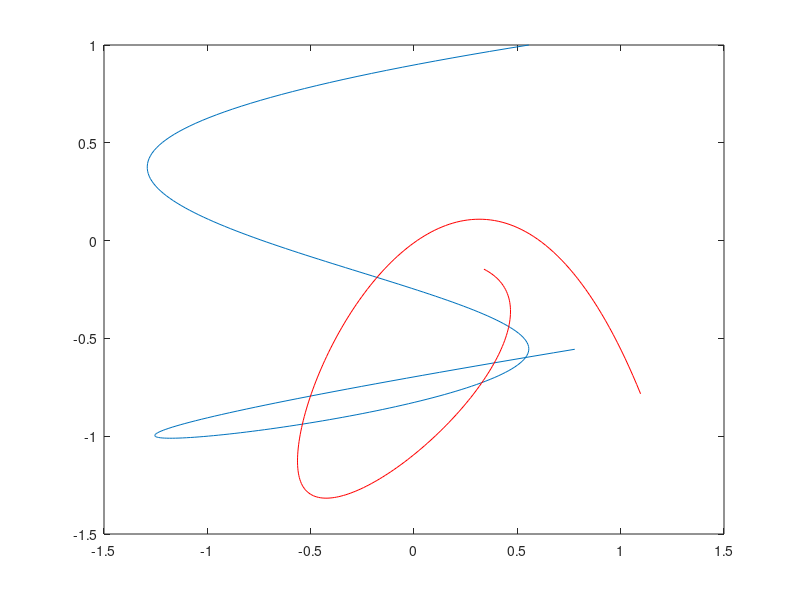

The MATLAB script that drew this image: (Note: a time limit stopped this script after it produced the figure.)

function [] = genCurves_v3()
%%

% Version history

% matlab_line_drawings
% randomly samples knot grid (2D cartesian feature space) to draw
% parametrically controlled curves per Thomas' algorith

% Dave's code.  Interestingly, Dave had chatGPT translate Python into
% Matlab.  Then checked that it worked. Thomas noticed some potential
% oddities in the algorithm, needs a look over

% gendcurves
% converting to function to generate sets of curves for each block.
% Alternating curve complexity (smooth, rough) over blocks, and outputting
% png files to be loaded by MovieGraphic in monkeyLoogic. corr_RL v3
% modified to work with these images.

% Algorithm walk-through:
% 1. define a curve_of_origin (circle)
% 2. call sample_knots(), picks random set of xy positions from knot grid
% 3. call upsample() to define 'endcurve' by computing spline between the random knots
% 4. repeat steps 2 and 3 to generate a second curve
% 5. invoke secrete mathematical incantations to make the second curve
% orthogonal to the first, 'orthocurve'
% 7. Sample curves along a 'manifold' (line through the feature space).
% Method for sampling manifold:
% a. Generate a vector of scaling values (t) from -1 to +1
% b. Loop through 't', each iter multiply endcurve by t (scale endcurve)
% c. Add scaled endcurve to curve_of_origin
% d. This produces a smooth_sequence of 'samples' along the manifold
% e. Add this sequence to an image stack to make a movie
% e. To examine effect of correlation on learning, generate rough_sequence
% f. Create random vector of scaling values 't'
% g. Multiple random t's by orthocurve to sample noise manifold
% h. Collect these into image stack, produces a jumpy movie

% Embedding curves in task context:
% 1. Generate two curves for each block
% 2. Associate one curve with L key, the other with R key
% 3. Subjects learn to map curves to keys
% 4. Vary curve complexity over blocks by alternately showing
% smooth_sequence and rough_sequence movies.

% This first version of the task is trivial, almost no learning.
% Perceptual system immediately discriminates curves (visually distinct)
% and with very little trial and error learns to map curves to keys

% genCurves_v2:
% Next steps, after speaking with Thomas
% 1. Associate L and R keys (states) with opposite halves of the continuum
% of curves along a single manifold.
% 2. Never show the same curve twice, need to learn the manifold rather
% than any individual visual pattern.
% 3. Do this by discretizing manifold segments on each side of the middle
% point (decision boundary), and build a movie only out of that segment
% 4. This is all single manifold
% 5. Use ortho manifold to dissociate reward state from feature correlation
% 6. Do this by adding in varying amounts of ortho curve.
% 7. Use quantity of orthocurve added in to modulate the degree of noise
% (if ortho component is unrelated to response/reward), or to dissociate
% feature correlation (endcurve) from RPE (orthocurve).  That is, determine
% response (L/R key) and reward probability based on sign and magnitude of
% orthocurve addition

% genCurves_v3: 
% modified to vary balance between tvals scaling main (signal) and
% ortho (noise) manifolds at the block level.


% set curveParams structure

curveParams.nBlocks = 10;
curveParams.nStates = 2;

curveParams.n_tvals_main = 12;
curveParams.n_tvals_ortho = 12;

curveParams.size_of_knot_grid = 10;
curveParams.low = -1;
curveParams.high = 1;
knot_grid = make_knot_grid(curveParams.size_of_knot_grid, curveParams.low, curveParams.high);
curveParams.max_knot_number = 10;
curveParams.D = 256; % resolution_of_curves
curveParams.K = 2; % number of axes in curve space that we will sample
% curveParams.S = 1; % number of "exposures" to generate - not used presently
curveParams.save_png = true;
curveParams.plotCurveSeq = true;

curveParams.n_knot_points = 5;
% curveParams.n_knot_points = 2;

% Specify the "curve of origin"
curve_of_origin = zeros(curveParams.D, 2);

% Circle
rng = (0:curveParams.D-1)' / curveParams.D * 2 * pi;
curve_of_origin(:, 1) = sin(rng);
curve_of_origin(:, 2) = cos(rng);
radius = 0.1 * (curveParams.high - curveParams.low);
curve_of_origin = curve_of_origin * radius;
% oXY = xy2stacked(curve_of_origin);

% --- t val ranges to control mixtures of signal (main) and noise (ortho)
% manifolds 
cuveParams.t_limit_large = 1;
cuveParams.t_limit_small = 0.25;
cuveParams.t_limit_offset = 0.5;

for b = 1:curveParams.nBlocks

    % --- BLOCK LEVEL operations
    % compute endcurve (signal) and orthocurve (noise or reward) for this block

    % define random endcurve
    knots = sample_knots(knot_grid, curveParams.n_knot_points, false);
    [endcurve, ~] = upsample(knots, curveParams.D);

    % define random orthocurve
    el = sum(sum(endcurve .* endcurve));
    knots = sample_knots(knot_grid, curveParams.n_knot_points, false);
    [other_curve, ~] = upsample(knots, curveParams.D);
    orthocurve = sum(sum(other_curve .* endcurve)) * endcurve / el - other_curve;
    fprintf('check: %.2f\n', sum(sum(orthocurve .* endcurve)));

    % plot endcurve and orthocurve
    f = figure;
    plot(endcurve(:, 1), endcurve(:, 2));
    hold on;
    plot(orthocurve(:, 1), orthocurve(:, 2), 'r');

    if curveParams.save_png
        cd blockstim
        fn = strcat('b', num2str(b), '_endCurve(blue)_orthoCurve(red).png');
        print(f, fn, '-dpng');
        cd ..
    end

    % --- SET BLOCK LEVEL VARIABLES that modify curve movies

    if mod(b, 2) ~= 0  % odd block num

        state1_main_lowerT = -cuveParams.t_limit_large;
        state1_main_upperT = 0;
        state1_ortho_lowerT = -cuveParams.t_limit_small;
        state1_ortho_upperT = cuveParams.t_limit_small;

        state2_main_lowerT = 0;
        state2_main_upperT = cuveParams.t_limit_large;
        state2_ortho_lowerT = -cuveParams.t_limit_small;
        state2_ortho_upperT = cuveParams.t_limit_small;

        snrLevel = 'high';


    else % even block num

        state1_main_lowerT = -cuveParams.t_limit_small;
        state1_main_upperT = 0;
        state1_ortho_lowerT = -cuveParams.t_limit_large;
        state1_ortho_upperT = cuveParams.t_limit_large;

        state2_main_lowerT = 0;
        state2_main_upperT = cuveParams.t_limit_small;
        state2_ortho_lowerT = -cuveParams.t_limit_large;
        state2_ortho_upperT = cuveParams.t_limit_large;

        snrLevel = 'low';

    end


    for s = 1:curveParams.nStates  % 2 states per block (L/R response)

        % --- STATE LEVEL operations
        % discretize scaling variable, t, to generate unique, nonoverlapping
        % curve movies for this state corresponding to curve samples in windows
        % along manifold

        % set limits on t for this state. States 1 and 2 correspond to first
        % and second halves of manifold for now
        switch s
            case 1
                main_lowerT = state1_main_lowerT;
                main_upperT = state1_main_upperT;
                ortho_lowerT = state1_ortho_lowerT;
                ortho_upperT = state1_ortho_upperT;
            case 2
                main_lowerT = state2_main_lowerT;
                main_upperT = state2_main_upperT;
                ortho_lowerT = state2_ortho_lowerT;
                ortho_upperT = state2_ortho_upperT;
        end

        % --- set range of t values specifying weights with which endcurve
        % and orthocurve are summed to produce individual curves
        curveParams.endcurve_t = interp1([1, curveParams.n_tvals_main], [main_lowerT, main_upperT], 1:curveParams.n_tvals_main);
        curveParams.orthocurve_t = interp1([1, curveParams.n_tvals_ortho], [ortho_lowerT, ortho_upperT], 1:curveParams.n_tvals_ortho);

        % build a 2D matrix of curves defined by endcurve and orthocurve t
        % values
        for ec = 1 : length(curveParams.endcurve_t)
            for oc = 1 : length(curveParams.orthocurve_t)
                state_curves(ec, oc, :, :) = curve_of_origin + (curveParams.endcurve_t(ec) * endcurve) + (curveParams.orthocurve_t(oc) * orthocurve);
            end
        end

        if curveParams.plotCurveSeq
            lim = 1.5;
            limx = [-lim, lim];
            limy = [-lim, lim];

            f = figure;

            for ec = 1: length(curveParams.endcurve_t)
                for oc = 1: length(curveParams.orthocurve_t)
                    subplot(length(curveParams.orthocurve_t), length(curveParams.endcurve_t), (ec-1)*length(curveParams.orthocurve_t)+oc);
                    x = state_curves(ec,oc,:,1);
                    x = squeeze(x);
                    y = state_curves(ec,oc,:,2);
                    y = squeeze(y);
                    plot(x,y);
                    xlim(limx);
                    ylim(limy);
                    axis off;
                    axis equal;

                end
            end

            if curveParams.save_png
                cd blockstim
                fn = strcat('b', num2str(b), '_s', num2str(s), '_main(x-axis)_ortho(y-axis)_curveSeq.png');
                print(f, fn, '-dpng');
                cd ..
            end

        end


        if curveParams.save_png

            for ec = 1: length(curveParams.endcurve_t)
                for oc = 1: length(curveParams.orthocurve_t)
                    f = figure;
                    x = state_curves(ec,oc,:,1);
                    x = squeeze(x);
                    y = state_curves(ec,oc,:,2);
                    y = squeeze(y);
                    plot(x,y);
                    xlim(limx);
                    ylim(limy);
                    axis off;
                    axis equal;
                    %--- SAVE PNG
                    cd blockstim
                    fn = buildFilename(curveParams, b, s, ec, oc, snrLevel);
                    % f is figure object, if not included in print command, prints
                    % last ML screen changed, eg user, as png file
                    print(f, fn, '-dpng');
                    close;
                    % changedir back to working directory
                    cd ..
                end
            end

        end

    end  % nStates
end  % nBlocks


% --- SAVE PARAMS FILE FOR ML TO READ IN

cd blockstim
save('curveParams.mat', "curveParams");

cd ..




end




%%
% Utilities for generating curves

function fn = buildFilename(curveParams, b, s, ec, oc, snrLevel);

blockstr = strcat('_b', num2str(b), '_');
statestr = strcat('s', num2str(s), '_');
mainstr = strcat('ec_', num2str(ec), '_');
orthostr = strcat('oc_', num2str(oc), '.png');
snrStr = strcat('snr_', snrLevel);

fn = strcat(snrStr, blockstr, statestr, mainstr, orthostr);

bob = 1;


end


% function stacked = xy2stacked(xy)
%     n = size(xy, 1);
%     stacked = reshape(xy', [n*2, 1]);
% end

function xy = stacked2xy(stacked)
assert(mod(length(stacked), 2) == 0);
n = length(stacked) / 2;
xy = reshape(stacked, [2, n])';
end

function segmented = stacked2segmented(curve)
n_points = length(curve) / 2;
assert(mod(n_points, 1) == 0);
x1_idx = 1:n_points-1;
x2_idx = 2:n_points;
y1_idx = x1_idx + n_points;
y2_idx = x2_idx + n_points;
segmented = [curve(x1_idx), curve(x2_idx), curve(y1_idx), curve(y2_idx)];
end

function probes_nxy = linear_probe_set(lim, num, center, dash)
if nargin < 3
    center = [0, 0];
end
if nargin < 4
    dash = false;
end

cnt = 1;
base_probes = 6 * num;
if dash
    num_probes = base_probes * (1 + dash);
else
    num_probes = base_probes;
end
probes_nxy = zeros(num_probes, 2, 2);
fprintf('making %d probes\n', num_probes);
eps = 0.01; % avoid corners

% Vertical probes
for x = linspace(-lim+eps, lim-eps, num)
    probes_nxy(cnt, :, :) = [x, lim; x, -lim];
    cnt = cnt + 1;
end

% Horizontal probes
for y = linspace(-lim+eps, lim-eps, num)
    probes_nxy(cnt, :, :) = [lim, y; -lim, y];
    cnt = cnt + 1;
end

% Negative oblique
for y = linspace(-lim+eps, lim-eps, num)
    probes_nxy(cnt, :, :) = [-lim, y; y, -lim];
    cnt = cnt + 1;
end
for x = linspace(-lim+eps, lim-eps, num)
    probes_nxy(cnt, :, :) = [x, lim; lim, x];
    cnt = cnt + 1;
end

% Positive oblique
for y = linspace(-lim+eps, lim-eps, num)
    probes_nxy(cnt, :, :) = [lim, y; -y, -lim];
    cnt = cnt + 1;
end
for x = linspace(-lim+eps, lim-eps, num)
    probes_nxy(cnt, :, :) = [x, lim; -lim, -x];
    cnt = cnt + 1;
end

if dash
    inc = 1 / dash;
    for i = 1:base_probes
        xp = polyfit([0, 1], probes_nxy(i, :, 1)', 1);
        yp = polyfit([0, 1], probes_nxy(i, :, 2)', 1);
        stop = 0;
        for j = 1:dash
            start = stop;
            stop = start + inc;
            probes_nxy(cnt, :, 1) = polyval(xp, [start, stop]);
            probes_nxy(cnt, :, 2) = polyval(yp, [start, stop]);
            cnt = cnt + 1;
        end
    end
end

probes_nxy = probes_nxy + repmat(reshape(center, [1, 1, 2]), [size(probes_nxy, 1), 2, 1]);
end

function grid = make_knot_grid(size, low, high)
[X, Y] = meshgrid(linspace(low, high, size));
grid = [X(:), Y(:)];
end

function knots = sample_knots(knot_grid, number_of_knot_points, closed)
if nargin < 3
    closed = true;
end

grid_size = size(knot_grid, 1);
if nargin < 2 || isempty(number_of_knot_points)
    nkp = grid_size;
else
    nkp = number_of_knot_points;
end

dice = randsample(grid_size, nkp, nkp > grid_size);
if closed
    dice(end) = dice(1);
end
knots = knot_grid(dice, :);
end

function [xy, knots] = upsample(knots, resolution, kind)
if nargin < 3
    kind = 'spline';
end

num_knots = size(knots, 1);

if num_knots < 3
    kind = 'linear';
end

plot_range = linspace(0, num_knots-1, resolution);

if strcmp(kind, 'linear')
    fx = interp1(0:num_knots-1, knots(:,1), plot_range, 'linear');
    fy = interp1(0:num_knots-1, knots(:,2), plot_range, 'linear');
else
    fx = interp1(0:num_knots-1, knots(:,1), plot_range, 'spline');
    fy = interp1(0:num_knots-1, knots(:,2), plot_range, 'spline');
end

xy = [fx', fy'];
end
